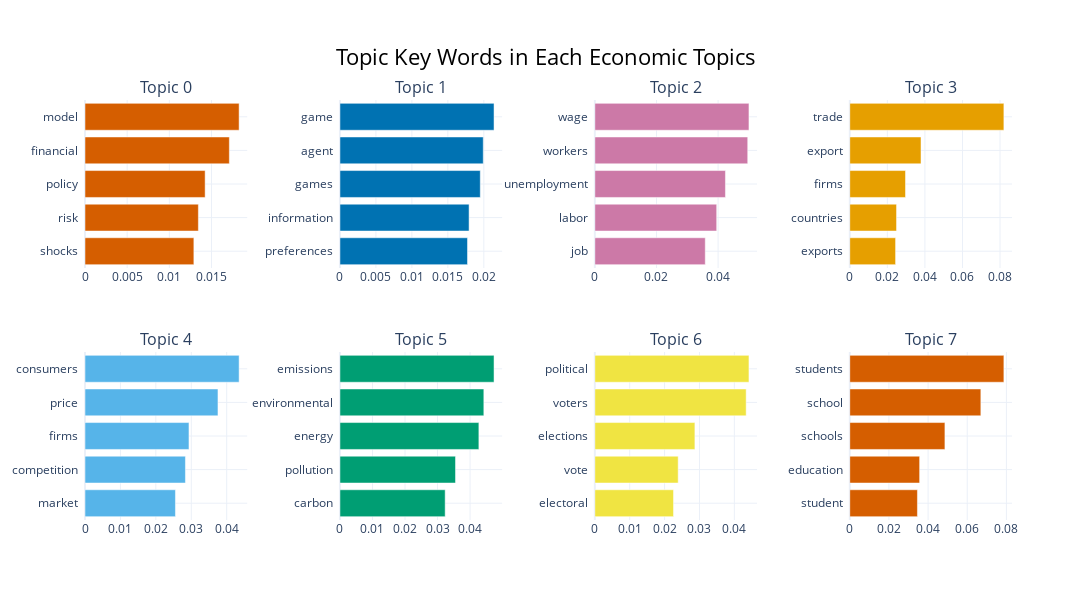

The notebook cell saved with this chart:
### Code cell
topic_model.visualize_barchart(n_words = 5, top_n_topics = 8, width=300, height=300, title="Topic Key Words in Each Economic Topics")

### Figure 1 — Plotly figure (JSON) as saved in the notebook; plotly's stock layout.template omitted (floating-point values rounded to 4 significant figures)
{"data": [{"marker": {"color": "#D55E00"}, "orientation": "h", "type": "bar", "x": [0.01291, 0.01344, 0.01424, 0.01711, 0.01827], "xaxis": "x", "y": ["shocks  ", "risk  ", "policy  ", "financial  ", "model  "], "yaxis": "y"}, {"marker": {"color": "#0072B2"}, "orientation": "h", "type": "bar", "x": [0.01773, 0.01795, 0.01951, 0.01992, 0.02142], "xaxis": "x2", "y": ["preferences  ", "information  ", "games  ", "agent  ", "game  "], "yaxis": "y2"}, {"marker": {"color": "#CC79A7"}, "orientation": "h", "type": "bar", "x": [0.03584, 0.03955, 0.04239, 0.04962, 0.05002], "xaxis": "x3", "y": ["job  ", "labor  ", "unemployment  ", "workers  ", "wage  "], "yaxis": "y3"}, {"marker": {"color": "#E69F00"}, "orientation": "h", "type": "bar", "x": [0.02439, 0.0249, 0.02968, 0.03793, 0.08206], "xaxis": "x4", "y": ["exports  ", "countries  ", "firms  ", "export  ", "trade  "], "yaxis": "y4"}, {"marker": {"color": "#56B4E9"}, "orientation": "h", "type": "bar", "x": [0.02553, 0.02835, 0.02935, 0.03754, 0.04351], "xaxis": "x5", "y": ["market  ", "competition  ", "firms  ", "price  ", "consumers  "], "yaxis": "y5"}, {"marker": {"color": "#009E73"}, "orientation": "h", "type": "bar", "x": [0.03234, 0.03553, 0.0427, 0.04423, 0.04736], "xaxis": "x6", "y": ["carbon  ", "pollution  ", "energy  ", "environmental  ", "emissions  "], "yaxis": "y6"}, {"marker": {"color": "#F0E442"}, "orientation": "h", "type": "bar", "x": [0.02256, 0.0239, 0.02869, 0.04339, 0.04419], "xaxis": "x7", "y": ["electoral  ", "vote  ", "elections  ", "voters  ", "political  "], "yaxis": "y7"}, {"marker": {"color": "#D55E00"}, "orientation": "h", "type": "bar", "x": [0.03456, 0.03568, 0.0486, 0.06695, 0.07872], "xaxis": "x8", "y": ["student  ", "education  ", "schools  ", "school  ", "students  "], "yaxis": "y8"}], "layout": {"annotations": [{"font": {"size": 16}, "showarrow": false, "text": "Topic 0", "x": 0.0875, "xanchor": "center", "xref": "paper", "y": 1, "yanchor": "bottom", "yref": "paper"}, {"font": {"size": 16}, "showarrow": false, "text": "Topic 1", "x": 0.3625, "xanchor": "center", "xref": "paper", "y": 1, "yanchor": "bottom", "yref": "paper"}, {"font": {"size": 16}, "showarrow": false, "text": "Topic 2", "x": 0.6375, "xanchor": "center", "xref": "paper", "y": 1, "yanchor": "bottom", "yref": "paper"}, {"font": {"size": 16}, "showarrow": false, "text": "Topic 3", "x": 0.9125, "xanchor": "center", "xref": "paper", "y": 1, "yanchor": "bottom", "yref": "paper"}, {"font": {"size": 16}, "showarrow": false, "text": "Topic 4", "x": 0.0875, "xanchor": "center", "xref": "paper", "y": 0.4, "yanchor": "bottom", "yref": "paper"}, {"font": {"size": 16}, "showarrow": false, "text": "Topic 5", "x": 0.3625, "xanchor": "center", "xref": "paper", "y": 0.4, "yanchor": "bottom", "yref": "paper"}, {"font": {"size": 16}, "showarrow": false, "text": "Topic 6", "x": 0.6375, "xanchor": "center", "xref": "paper", "y": 0.4, "yanchor": "bottom", "yref": "paper"}, {"font": {"size": 16}, "showarrow": false, "text": "Topic 7", "x": 0.9125, "xanchor": "center", "xref": "paper", "y": 0.4, "yanchor": "bottom", "yref": "paper"}], "height": 600, "hoverlabel": {"bgcolor": "white", "font": {"family": "Rockwell", "size": 16}}, "showlegend": false, "title": {"font": {"color": "Black", "size": 22}, "text": "Topic Key Words in Each Economic Topics", "x": 0.5, "xanchor": "center", "yanchor": "top"}, "width": 1200, "xaxis": {"anchor": "y", "domain": [0, 0.175], "showgrid": true}, "xaxis2": {"anchor": "y2", "domain": [0.275, 0.45], "showgrid": true}, "xaxis3": {"anchor": "y3", "domain": [0.55, 0.725], "showgrid": true}, "xaxis4": {"anchor": "y4", "domain": [0.825, 1], "showgrid": true}, "xaxis5": {"anchor": "y5", "domain": [0, 0.175], "showgrid": true}, "xaxis6": {"anchor": "y6", "domain": [0.275, 0.45], "showgrid": true}, "xaxis7": {"anchor": "y7", "domain": [0.55, 0.725], "showgrid": true}, "xaxis8": {"anchor": "y8", "domain": [0.825, 1], "showgrid": true}, "yaxis": {"anchor": "x", "domain": [0.6, 1], "showgrid": true}, "yaxis2": {"anchor": "x2", "domain": [0.6, 1], "showgrid": true}, "yaxis3": {"anchor": "x3", "domain": [0.6, 1], "showgrid": true}, "yaxis4": {"anchor": "x4", "domain": [0.6, 1], "showgrid": true}, "yaxis5": {"anchor": "x5", "domain": [0, 0.4], "showgrid": true}, "yaxis6": {"anchor": "x6", "domain": [0, 0.4], "showgrid": true}, "yaxis7": {"anchor": "x7", "domain": [0, 0.4], "showgrid": true}, "yaxis8": {"anchor": "x8", "domain": [0, 0.4], "showgrid": true}}}
